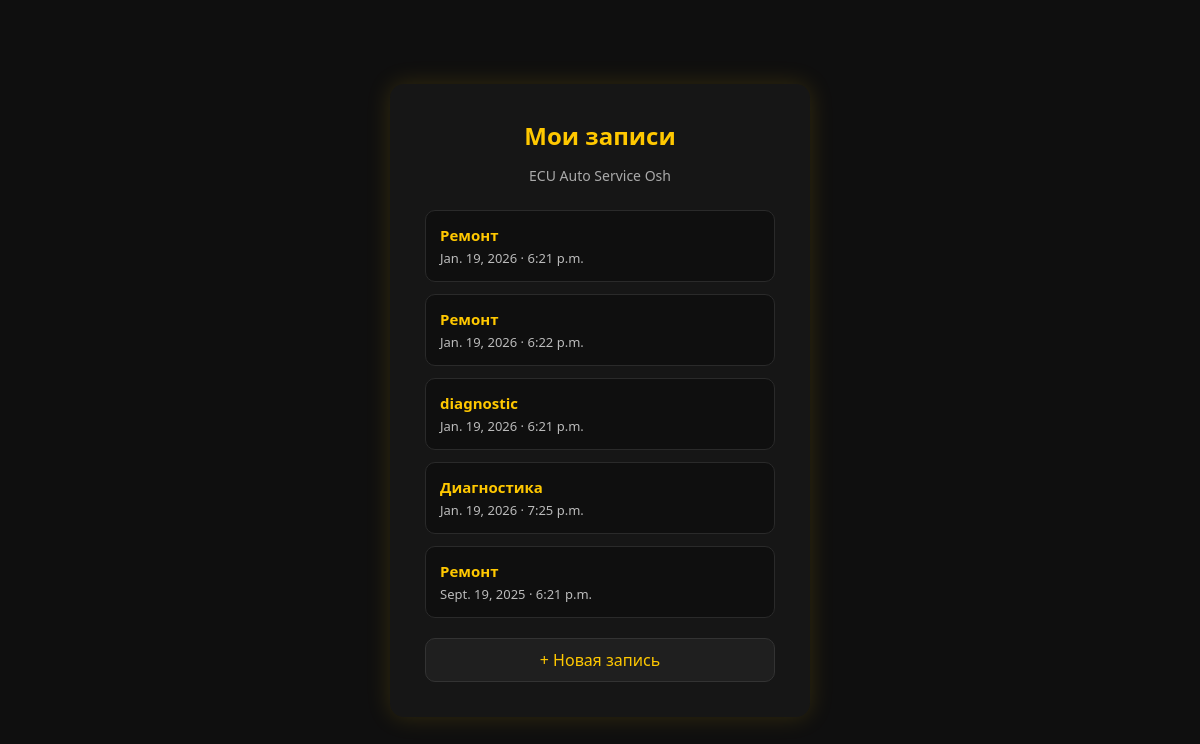
The page /books/my/ (signed in) on the database as committed earlier.
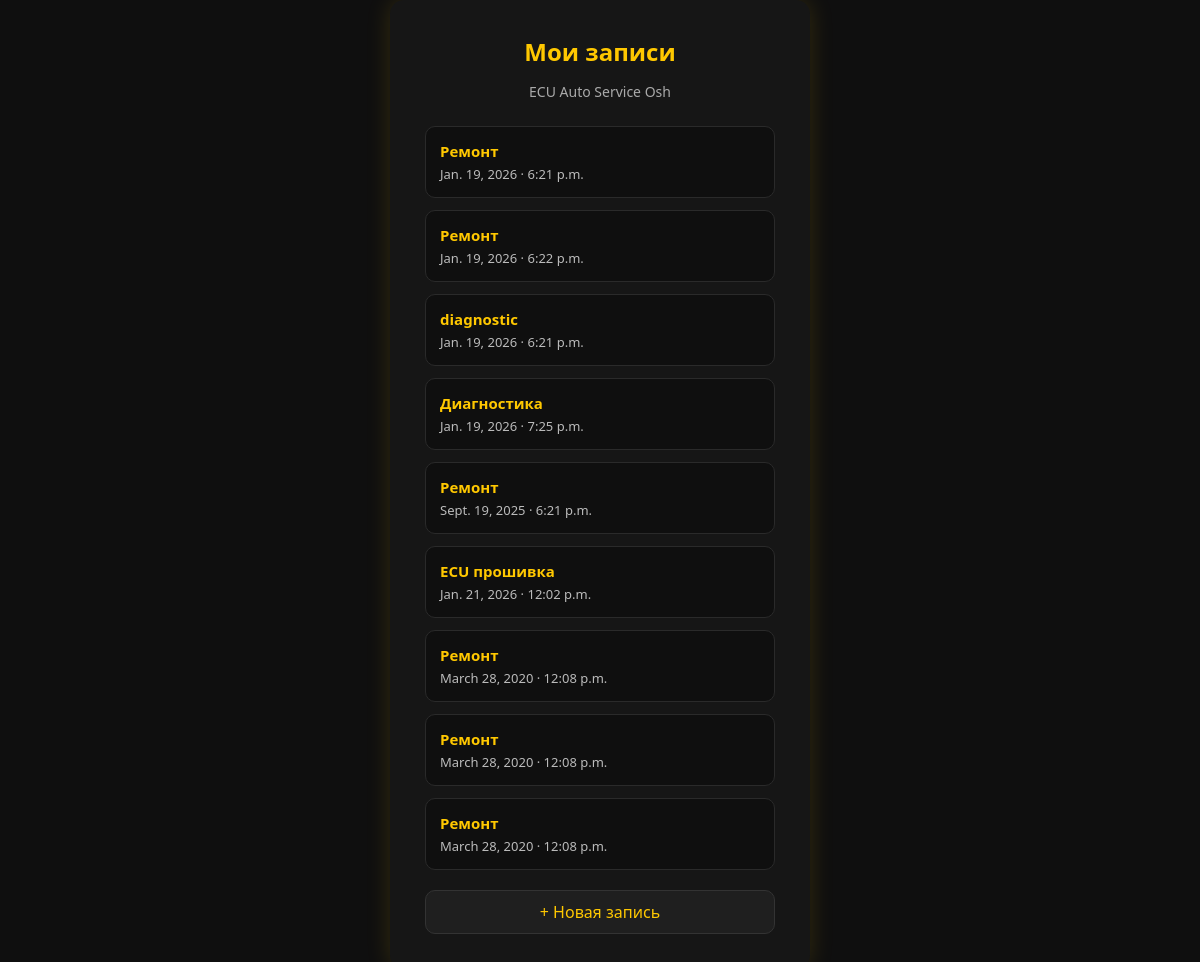
The same page on the database as committed later.
### booking/models.py (models this page shows, shortened)
class Booking(models.Model):
    SERVICE_CHOICES = [
        ('diagnostics', 'Диагностика'),
        ('repair', 'Ремонт'),
        ('ecu', 'ECU прошивка'),
    ]
    user = models.ForeignKey(
        settings.AUTH_USER_MODEL,
        on_delete=models.CASCADE
    )
    service = models.CharField(
        max_length=30,
        choices=SERVICE_CHOICES
    )
    date = models.DateField()
    time = models.TimeField()
    created_at = models.DateTimeField(auto_now_add=True)

### booking/views.py (the view)
# urls.py: path('my/', my_bookings, name='my_bookings'),
@login_required
def my_bookings(request):
    bookings = Booking.objects.filter(user=request.user)
    return render(request, 'booking/my.html', {'bookings': bookings})

### templates/booking/my.html (shortened to what this page needs)
{% load static %}
<!DOCTYPE html>
<html lang="ru">
<head>
    <link rel="stylesheet" href="{% static 'css/booking.css' %}">
</head>
<body>
<div class="page">
    <div class="booking-card">
        <h2>Мои записи</h2>
        <p class="subtitle">ECU Auto Service Osh</p>
        {% if bookings %}
            <div class="booking-list">
                {% for b in bookings %}
                    <div class="booking-item">
                        <div class="service">
                            {{ b.get_service_display }}
                        </div>
                        <div class="datetime">
                            {{ b.date }} · {{ b.time }}
                        </div>
                    </div>
                {% endfor %}
            </div>
        {% else %}
            <p class="empty">Записей пока нет</p>
        {% endif %}
        <a href="/booking/my/" class="back-btn">+ Новая запись</a>
    </div>
</div>
</body>
</html>

### static/static_dirs/css/booking.css (style rules this page uses)
* { box-sizing: border-box; font-family: 'Segoe UI', sans-serif; }
body { margin: 0; background: #0f0f0f; color: #fff; }
.page { min-height: 100vh; display: flex; align-items: center; justify-content: center; }
.booking-card { background: #161616; padding: 35px; width: 100%; max-width: 420px; border-radius: 14px; box-shadow: 0 0 25px rgba(255, 200, 0, 0.15); }
.booking-card h2 { margin: 0; font-size: 24px; text-align: center; color: #ffc800; }
.subtitle { text-align: center; font-size: 14px; color: #aaa; margin-bottom: 25px; }
.booking-list { display: flex; flex-direction: column; gap: 12px; }
.booking-item { background: #0f0f0f; border: 1px solid #2a2a2a; padding: 14px; border-radius: 10px; }
.booking-item .service { font-size: 15px; font-weight: 600; color: #ffc800; }
.booking-item .datetime { font-size: 13px; color: #bbb; margin-top: 4px; }
.back-btn { display: block; margin-top: 20px; text-align: center; padding: 10px; border-radius: 10px; background: #1f1f1f; color: #ffc800; text-decoration: none; border: 1px solid #333; transition: 0.3s; }

Rows that differ between the two databases and show on the page:
added Booking: service "ECU прошивка", date "Jan. 21, 2026", time "12:02 p.m."
added Booking: service "Ремонт", date "March 28, 2020", time "12:08 p.m."
added Booking: service "Ремонт", date "March 28, 2020", time "12:08 p.m."
added Booking: service "Ремонт", date "March 28, 2020", time "12:08 p.m."
